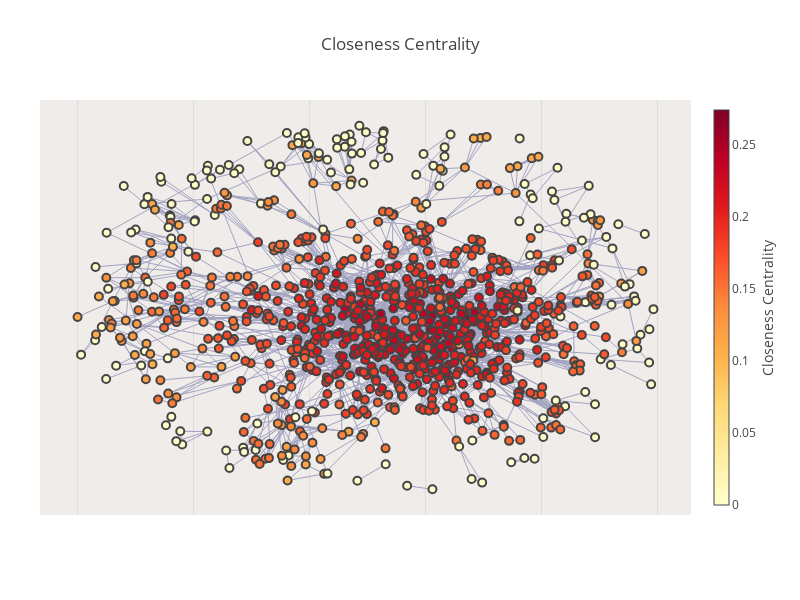

The notebook cell this image was saved under:
### Markdown cell above
## Closeness Centrality

### Code cell
fig = plot_ly(subgraph, "Closeness Centrality", measures[1], "Closeness", colorscale='YIOrRd')
iplot(fig, filename="Closeness Centrality")

### Figure 1 — Plotly figure (JSON) as saved in the notebook; plotly's stock layout.template omitted (floating-point values rounded to 4 significant figures; data arrays with more than 128 entries replaced by an {"elided": "..."} marker saying what was removed)
{"data": [{"hoverinfo": "none", "line": {"color": "#a3a3c2", "width": 1}, "mode": "lines", "type": "scatter", "x": {"elided": "8490 float values"}, "y": {"elided": "8490 float values"}}, {"hoverinfo": "text", "marker": {"color": {"elided": "998 float values"}, "colorbar": {"thickness": 15, "title": "Closeness Centrality", "titleside": "right", "xanchor": "left"}, "colorscale": "YIOrRd", "line": {"width": 2}, "reversescale": true, "showscale": true, "size": 8}, "mode": "markers", "name": "", "opacity": 1, "text": {"elided": "998 str values"}, "type": "scatter", "x": {"elided": "998 float values"}, "y": {"elided": "998 float values"}}], "layout": {"autosize": false, "font": {}, "height": 600, "hovermode": "closest", "margin": {"b": 85, "l": 40, "pad": 0, "r": 40, "t": 100}, "plot_bgcolor": "#EFECEA", "showlegend": false, "title": "Closeness Centrality", "width": 800, "xaxis": {"showline": false, "showticklabels": false, "title": "", "titlefont": {"color": "#7f7f7f", "size": 14}, "zeroline": false}, "yaxis": {"showgrid": false, "showline": false, "showticklabels": false, "title": "", "zeroline": false}}}
